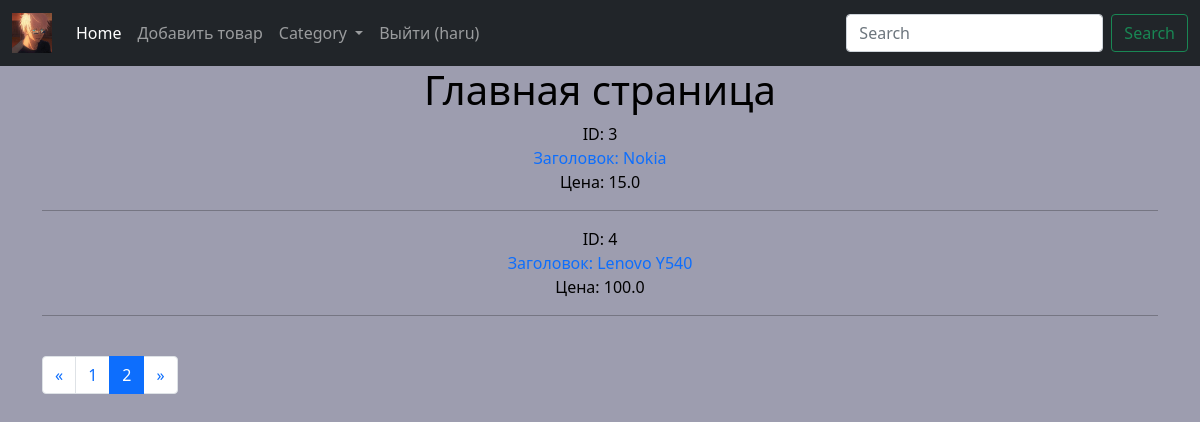
Page /?page=2 (signed in) on the committed database.
### products/models.py (models this page shows, shortened)
class Products(models.Model):
    title = models.CharField(max_length=100, verbose_name="Заголовок")
    description = models.TextField(null=True, blank=True, verbose_name="Описание")
    price = models.FloatField(verbose_name="Цена")
    category = models.ForeignKey(Category, on_delete=models.CASCADE, verbose_name="Категория")
    tags = models.ManyToManyField(Tag, blank=True, verbose_name="Теги")
    class Meta:
        verbose_name = "Продукт"
        verbose_name_plural = "Продукты"

### products/views.py (the view)
# urls.py: path('', views.main_page_view),
def main_page_view(request):
    page = int(request.GET.get('page', '1'))
    print('Страница', page)
    print(f'Объекты: [{(page - 1) * PAGE_SIZE}:{page * PAGE_SIZE}]')
    products = Products.objects.all()
    categories = Category.objects.all()
    total = products.count()
    page_count = total // PAGE_SIZE
    if total % PAGE_SIZE > 0:
        page_count += 1
    next_page = page + 1
    prev_page = page - 1
    for i in products:
        print('id:', i.id)
        print('title:', i.title)
        print('price:', i.price)
        print()
    data = {
        'title': 'Главная страница',
        'page': page,
        'next_page': next_page,
        'prev_page': prev_page,
        'last_page': page_count,
        'page_count': range(1, page_count + 1),
        'product_list': products[(page - 1) * PAGE_SIZE:page * PAGE_SIZE],
        'category_list': categories
    }
    return render(request, 'index.html', context=data)

### templates/index.html
{% extends 'layout.html' %}
{% block content %}
    <h1>{{ title }}</h1>
    {% for product in product_list %}
        <span>ID: {{ product.id }}</span><br/>
        <a href="/products/{{ product.id }}">Заголовок: {{ product.title }}</a><br/>
        <span>Цена: {{ product.price }}</span>
        <hr/>
    {% endfor %}
    <br>
    <nav aria-label="Page navigation example">
        <ul class="pagination">
            <li class="page-item">
                <a class="page-link" href="/?page={% if prev_page < 1 %}{{ last_page }}{% else %}{{ prev_page }} {% endif %}"
                   aria-label="Previous"><span aria-hidden="true">&laquo;</span>
                </a>
            </li>
            {% for i in page_count %}
                <li class="page-item {% if i == page %} active {% endif %}"><a class="page-link"
                                                                               href="/?page={{ i }}">{{ i }}</a></li>
            {% endfor %}
            <li class="page-item">
                <a class="page-link" href="/?page={% if next_page > last_page %} 1 {% else %}{{ next_page }}{% endif %}"
                   aria-label="Next"><span aria-hidden="true">&raquo;</span>
                </a>
            </li>
        </ul>
    </nav>
{% endblock %}

### templates/layout.html (shortened to what this page needs)
{% load static %}
<!DOCTYPE html>
<html lang="en">
<head>
    <link href="https://cdn.jsdelivr.net/npm/bootstrap@5.0.2/dist/css/bootstrap.min.css" rel="stylesheet"
>
    <link rel="stylesheet" href="{% static 'css/style1.css' %}">
</head>
<body>
<nav class="navbar navbar-expand-lg navbar-dark bg-dark">
    <div class="container-fluid">
        <a class="navbar-brand" href="/">
            <img alt="image" style="width: 40px" src="{% static 'images/gojo.png' %}"/>
        </a>
        <div class="collapse navbar-collapse" id="navbarSupportedContent">
            <ul class="navbar-nav me-auto mb-2 mb-lg-0">
                <li class="nav-item">
                    <a class="nav-link active" aria-current="page" href="#">Home</a>
                </li>
                <li class="nav-item">
                    {% if user.is_authenticated %}
                        <a class="nav-link" href="/add_products/">Добавить товар</a>
                        </li>
                    {% endif %}
                <li class="nav-item dropdown">
                    <a class="nav-link dropdown-toggle" href="#" id="navbarDropdown" role="button"
                       data-bs-toggle="dropdown" aria-expanded="false">
                        Category
                    </a>
                </li>
                {% if user.is_authenticated %}
                    <li class="nav-item">
                        <a class="nav-link" href="/logout/">Выйти ({{ user }})</a>
                    </li>
                {% else %}
                    <li class="nav-item">
                        <a class="nav-link" href="/login/">Войти</a>
                    </li>
                {% endif %}
            </ul>
            <form class="d-flex">
                <input class="form-control me-2" type="search" placeholder="Search" aria-label="Search">
                <button class="btn btn-outline-success" type="submit">Search</button>
            </form>
        </div>
    </div>
</nav>
<div class="container">
    {% block content %}
    {% endblock %}
</div>
</body>
</html>

### static/css/style1.css (style rules this page uses)
body { background-color: #9d9daf; color: black; text-align: center; }
a { text-decoration: none; }

### rows in the picture
Products: id "3", title "Nokia", price "15.0"
Products: id "4", title "Lenovo Y540", price "100.0"

### other values in the picture
{{ user }} "haru"
{{ title }} "Главная страница"
{{ i }} "1" "2"
